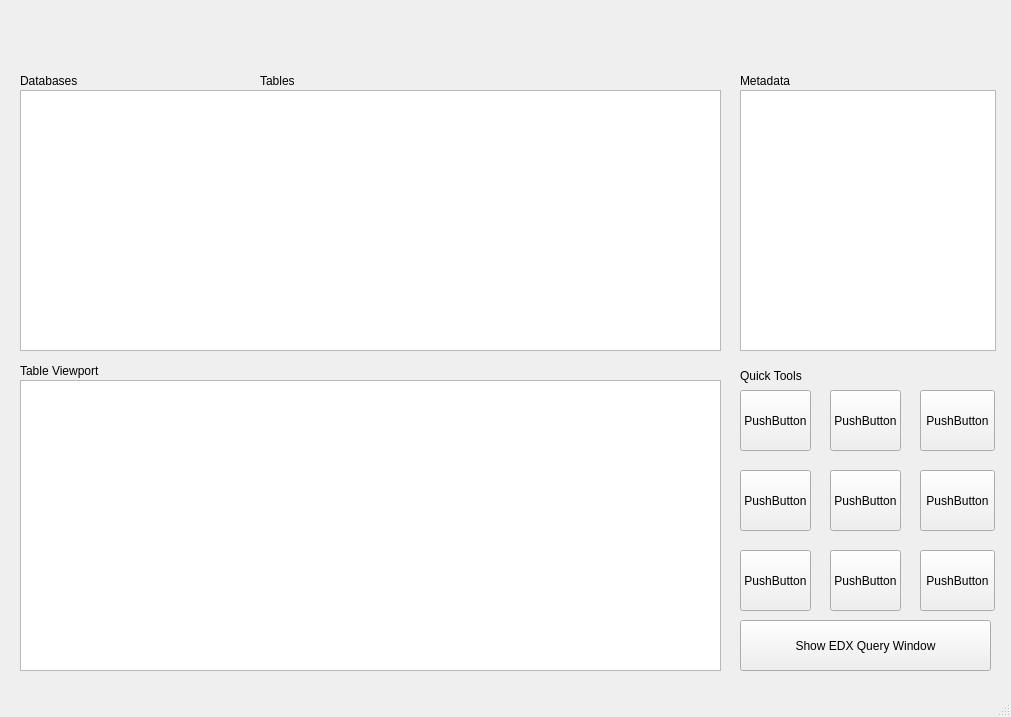
<?xml version="1.0" encoding="UTF-8"?>
<ui version="4.0">
 <class>MainWindow</class>
 <widget class="QMainWindow" name="MainWindow">
  <property name="geometry">
   <rect>
    <x>0</x>
    <y>0</y>
    <width>1011</width>
    <height>717</height>
   </rect>
  </property>
  <property name="minimumSize">
   <size>
    <width>1011</width>
    <height>717</height>
   </size>
  </property>
  <property name="maximumSize">
   <size>
    <width>1011</width>
    <height>717</height>
   </size>
  </property>
  <property name="windowTitle">
   <string>MainWindow</string>
  </property>
  <widget class="QWidget" name="centralwidget">
   <widget class="QPushButton" name="pushButton">
    <property name="geometry">
     <rect>
      <x>740</x>
      <y>390</y>
      <width>71</width>
      <height>61</height>
     </rect>
    </property>
    <property name="text">
     <string>PushButton</string>
    </property>
   </widget>
   <widget class="QPushButton" name="pushButton_2">
    <property name="geometry">
     <rect>
      <x>830</x>
      <y>390</y>
      <width>71</width>
      <height>61</height>
     </rect>
    </property>
    <property name="text">
     <string>PushButton</string>
    </property>
   </widget>
   <widget class="QPushButton" name="pushButton_3">
    <property name="geometry">
     <rect>
      <x>920</x>
      <y>390</y>
      <width>75</width>
      <height>61</height>
     </rect>
    </property>
    <property name="text">
     <string>PushButton</string>
    </property>
   </widget>
   <widget class="QPushButton" name="pushButton_4">
    <property name="geometry">
     <rect>
      <x>920</x>
      <y>470</y>
      <width>75</width>
      <height>61</height>
     </rect>
    </property>
    <property name="text">
     <string>PushButton</string>
    </property>
   </widget>
   <widget class="QPushButton" name="pushButton_5">
    <property name="geometry">
     <rect>
      <x>830</x>
      <y>470</y>
      <width>71</width>
      <height>61</height>
     </rect>
    </property>
    <property name="text">
     <string>PushButton</string>
    </property>
   </widget>
   <widget class="QPushButton" name="pushButton_6">
    <property name="geometry">
     <rect>
      <x>740</x>
      <y>470</y>
      <width>71</width>
      <height>61</height>
     </rect>
    </property>
    <property name="text">
     <string>PushButton</string>
    </property>
   </widget>
   <widget class="QPushButton" name="pushButton_7">
    <property name="geometry">
     <rect>
      <x>830</x>
      <y>550</y>
      <width>71</width>
      <height>61</height>
     </rect>
    </property>
    <property name="text">
     <string>PushButton</string>
    </property>
   </widget>
   <widget class="QPushButton" name="pushButton_8">
    <property name="geometry">
     <rect>
      <x>920</x>
      <y>550</y>
      <width>75</width>
      <height>61</height>
     </rect>
    </property>
    <property name="text">
     <string>PushButton</string>
    </property>
   </widget>
   <widget class="QPushButton" name="pushButton_9">
    <property name="geometry">
     <rect>
      <x>740</x>
      <y>550</y>
      <width>71</width>
      <height>61</height>
     </rect>
    </property>
    <property name="text">
     <string>PushButton</string>
    </property>
   </widget>
   <widget class="QLabel" name="label">
    <property name="geometry">
     <rect>
      <x>740</x>
      <y>360</y>
      <width>251</width>
      <height>31</height>
     </rect>
    </property>
    <property name="text">
     <string>Quick Tools</string>
    </property>
   </widget>
   <widget class="QLabel" name="NetlLogo">
    <property name="geometry">
     <rect>
      <x>20</x>
      <y>10</y>
      <width>141</width>
      <height>51</height>
     </rect>
    </property>
    <property name="text">
     <string/>
    </property>
    <property name="pixmap">
     <pixmap>media/netl_logo_transparent2.png</pixmap>
    </property>
    <property name="scaledContents">
     <bool>true</bool>
    </property>
   </widget>
   <widget class="QTableWidget" name="tableWidget">
    <property name="geometry">
     <rect>
      <x>20</x>
      <y>380</y>
      <width>701</width>
      <height>291</height>
     </rect>
    </property>
   </widget>
   <widget class="QListView" name="listView_3">
    <property name="geometry">
     <rect>
      <x>740</x>
      <y>90</y>
      <width>256</width>
      <height>261</height>
     </rect>
    </property>
   </widget>
   <widget class="QLabel" name="label_4">
    <property name="geometry">
     <rect>
      <x>740</x>
      <y>70</y>
      <width>251</width>
      <height>21</height>
     </rect>
    </property>
    <property name="text">
     <string>Metadata</string>
    </property>
   </widget>
   <widget class="QLabel" name="label_5">
    <property name="geometry">
     <rect>
      <x>20</x>
      <y>70</y>
      <width>251</width>
      <height>21</height>
     </rect>
    </property>
    <property name="text">
     <string>Databases</string>
    </property>
   </widget>
   <widget class="QLabel" name="label_6">
    <property name="geometry">
     <rect>
      <x>260</x>
      <y>70</y>
      <width>251</width>
      <height>21</height>
     </rect>
    </property>
    <property name="text">
     <string>Tables</string>
    </property>
   </widget>
   <widget class="QLabel" name="label_7">
    <property name="geometry">
     <rect>
      <x>20</x>
      <y>360</y>
      <width>251</width>
      <height>21</height>
     </rect>
    </property>
    <property name="text">
     <string>Table Viewport</string>
    </property>
   </widget>
   <widget class="QPushButton" name="pushButton_10">
    <property name="geometry">
     <rect>
      <x>740</x>
      <y>620</y>
      <width>251</width>
      <height>51</height>
     </rect>
    </property>
    <property name="text">
     <string>Show EDX Query Window</string>
    </property>
   </widget>
   <widget class="QColumnView" name="ColumnView">
    <property name="geometry">
     <rect>
      <x>20</x>
      <y>90</y>
      <width>701</width>
      <height>261</height>
     </rect>
    </property>
   </widget>
  </widget>
  <widget class="QMenuBar" name="menubar">
   <property name="geometry">
    <rect>
     <x>0</x>
     <y>0</y>
     <width>1011</width>
     <height>21</height>
    </rect>
   </property>
  </widget>
  <widget class="QStatusBar" name="statusbar"/>
 </widget>
 <resources/>
 <connections/>
</ui>
